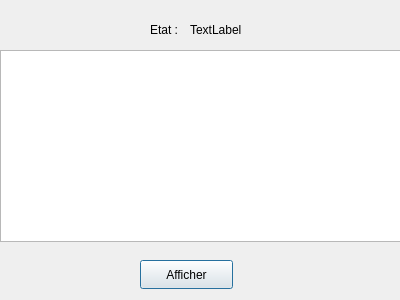
<?xml version="1.0" encoding="UTF-8"?>
<ui version="4.0">
 <class>Afficher</class>
 <widget class="QDialog" name="Afficher">
  <property name="geometry">
   <rect>
    <x>0</x>
    <y>0</y>
    <width>400</width>
    <height>300</height>
   </rect>
  </property>
  <property name="windowTitle">
   <string>Dialog</string>
  </property>
  <widget class="QLabel" name="label">
   <property name="geometry">
    <rect>
     <x>190</x>
     <y>20</y>
     <width>63</width>
     <height>20</height>
    </rect>
   </property>
   <property name="text">
    <string>TextLabel</string>
   </property>
  </widget>
  <widget class="QLabel" name="label_2">
   <property name="geometry">
    <rect>
     <x>150</x>
     <y>20</y>
     <width>63</width>
     <height>20</height>
    </rect>
   </property>
   <property name="text">
    <string>Etat :</string>
   </property>
  </widget>
  <widget class="QTableView" name="tableView">
   <property name="geometry">
    <rect>
     <x>0</x>
     <y>50</y>
     <width>401</width>
     <height>192</height>
    </rect>
   </property>
  </widget>
  <widget class="QPushButton" name="pushButton">
   <property name="geometry">
    <rect>
     <x>140</x>
     <y>260</y>
     <width>93</width>
     <height>29</height>
    </rect>
   </property>
   <property name="text">
    <string>Afficher</string>
   </property>
  </widget>
 </widget>
 <resources/>
 <connections/>
</ui>
